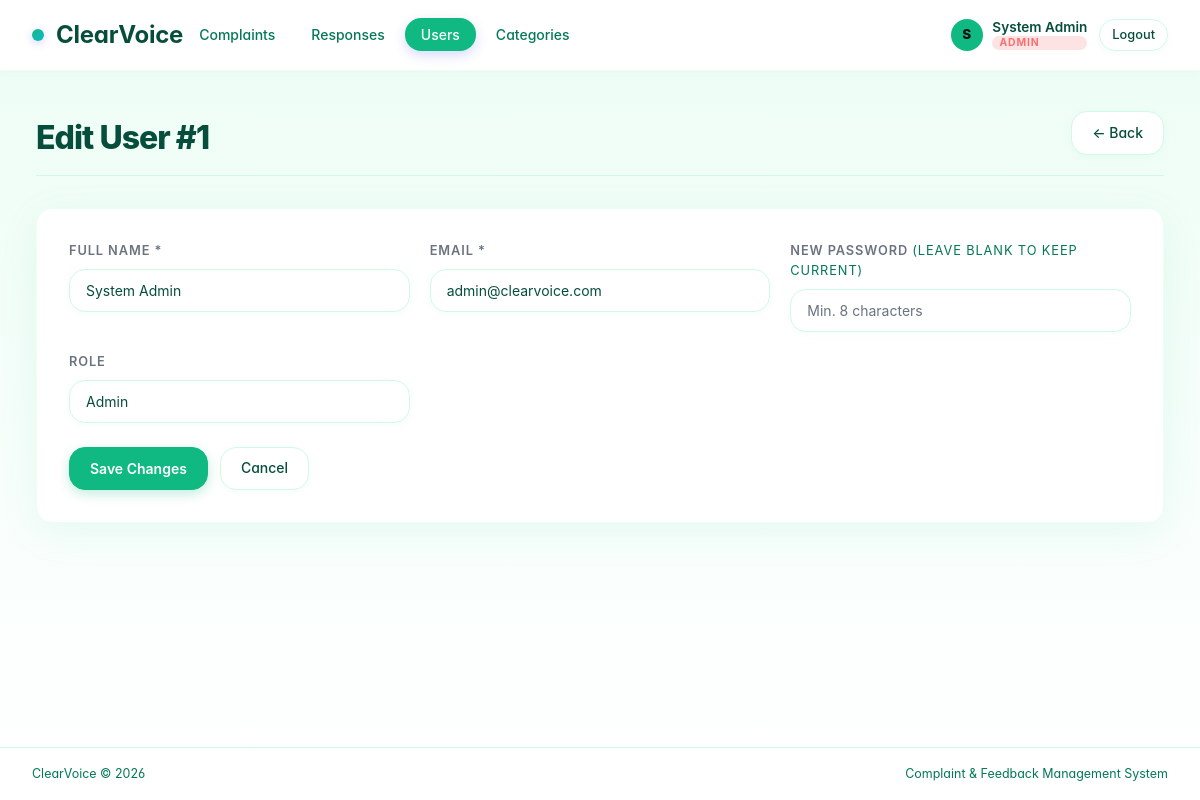
Page /pages/users/edit.php?id=1 (signed in) on the committed database.
### tables this page shows
CREATE TABLE IF NOT EXISTS users (
    id          INT UNSIGNED AUTO_INCREMENT PRIMARY KEY,
    name        VARCHAR(100)  NOT NULL,
    email       VARCHAR(150)  NOT NULL UNIQUE,
    password    VARCHAR(255)  NOT NULL,
    role        ENUM('admin','staff','public') NOT NULL DEFAULT 'public',
    created_at  DATETIME NOT NULL DEFAULT CURRENT_TIMESTAMP,
    updated_at  DATETIME NOT NULL DEFAULT CURRENT_TIMESTAMP ON UPDATE CURRENT_TIMESTAMP
);

### includes/helpers.php (called while the page is built, shortened)
<?php
function e(string $value): string
{
    return htmlspecialchars($value, ENT_QUOTES | ENT_SUBSTITUTE, 'UTF-8');
}

### pages/users/edit.php (the view, shortened to what this page needs)
<?php
require_once __DIR__ . '/../../includes/header.php';
$db = getDB();
$id = (int)($_GET['id'] ?? $_POST['id'] ?? 0);
$stmt = $db->prepare('SELECT * FROM users WHERE id = :id');
$stmt->execute([':id' => $id]);
$user = $stmt->fetch();
$old       = $user;
?>
<div class="page-header">
    <div><h1>Edit User #<?= $id ?></h1></div>
    <a href="index.php" class="btn btn-secondary">← Back</a>
</div>
<div class="card fade-in">
    <form method="post">
        <div class="form-grid">
            <div class="field">
                <label>Full Name *</label>
                <input type="text" name="name" value="<?= e($old['name']) ?>">
            </div>
            <div class="field">
                <label>Email *</label>
                <input type="email" name="email" value="<?= e($old['email']) ?>">
            </div>
            <div class="field">
                <label>New Password <span style="color:var(--text-muted);font-weight:400">(leave blank to keep current)</span></label>
                <input type="password" name="password" placeholder="Min. 8 characters">
            </div>
            <div class="field">
                <label>Role</label>
                <select name="role">
                    <option value="admin"  <?= $old['role'] === 'admin'  ? 'selected' : '' ?>>Admin</option>
                </select>
            </div>
        </div>
        <div class="form-actions">
            <button type="submit" class="btn btn-primary">Save Changes</button>
            <a href="index.php" class="btn btn-secondary">Cancel</a>
        </div>
    </form>
</div>
<?php require_once __DIR__ . '/../../includes/footer.php'; ?>

### assets/css/style.css (style rules this page uses)
:root { --bg: #ffffff; --bg-card: #ffffff; --bg-hover: #f0fdfa; --bg-gradient: linear-gradient(135deg, #10b981 0%, #14b8a6 50%, #06b6d4 100%); --border: #d1fae5; --border-light:#ecfdf5; --accent: #10b981; --accent-dim: #059669; --accent-light: #34d399; --text: #064e3b; --text-muted: #047857; --text-subtle: #6b7280; --danger: #dc2626; --success: #059669; --info: #0891b2; --warning: #d97706; --radius: 8px; --radius-lg: 16px; --radius-xl: 24px; --font-head: 'Inter', 'Syne', sans-serif; --font-body: 'Inter', 'DM Sans', sans-serif; --shadow: 0 10px 40px rgba(16,185,129,.08); --shadow-sm: 0 2px 8px rgba(16,185,129,.04); --shadow-lg: 0 20px 60px rgba(16,185,129,.12); }
*, *::before, *::after { box-sizing: border-box; margin: 0; padding: 0; }
html { scroll-behavior: smooth; }
body { background: linear-gradient(to bottom, #ecfdf5, #ffffff); color: var(--text); font-family: var(--font-body); font-size: 14px; line-height: 1.6; min-height: 100vh; display: flex; flex-direction: column; font-feature-settings: "cv02", "cv03", "cv04", "cv11"; }
a { color: var(--accent); text-decoration: none; }
.page-header { display: flex; align-items: flex-end; justify-content: space-between; margin-bottom: 2rem; padding-bottom: 1.25rem; border-bottom: 1px solid var(--border); gap: 1rem; flex-wrap: wrap; }
.page-header h1 { font-family: var(--font-head); font-size: 2rem; font-weight: 800; letter-spacing: -.03em; line-height: 1.1; color: var(--text); }
.card { background: var(--bg-card); border: 1px solid var(--border-light); border-radius: var(--radius-lg); padding: 2rem; box-shadow: var(--shadow); transition: transform .2s ease, box-shadow .2s ease; position: relative; overflow: hidden; }
.card::before { content: ''; position: absolute; top: 0; left: 0; right: 0; height: 3px; background: var(--bg-gradient); opacity: 0; transition: opacity .2s ease; }
.btn { display: inline-flex; align-items: center; gap: .5rem; padding: .6rem 1.25rem; border-radius: var(--radius-lg); font-family: var(--font-body); font-size: .875rem; font-weight: 500; cursor: pointer; border: 1px solid transparent; transition: all .2s cubic-bezier(0.4, 0, 0.2, 1); text-decoration: none !important; white-space: nowrap; position: relative; overflow: hidden; }
.btn::before { content: ''; position: absolute; top: 50%; left: 50%; width: 0; height: 0; border-radius: 50%; background: rgba(255,255,255,.2); transform: translate(-50%, -50%); transition: width .3s, height .3s; }
.btn-primary { background: var(--accent); color: white; border-color: var(--accent); font-weight: 600; box-shadow: 0 4px 12px rgba(16,185,129,.25); }
.btn-secondary { background: var(--bg-card); color: var(--text); border-color: var(--border); box-shadow: var(--shadow-sm); }
.form-grid { display: grid; grid-template-columns: repeat(auto-fit, minmax(280px, 1fr)); gap: 1.25rem; }
.field { display: flex; flex-direction: column; gap: .45rem; }
label { font-size: .8rem; font-weight: 600; color: var(--text-subtle); text-transform: uppercase; letter-spacing: .07em; }
input[type="text"], input[type="email"], input[type="color"], input[type="password"], select, textarea { background: var(--bg-card); border: 1px solid var(--border); border-radius: var(--radius-lg); color: var(--text); font-family: var(--font-body); font-size: .875rem; padding: .75rem 1rem; width: 100%; transition: all .2s cubic-bezier(0.4, 0, 0.2, 1); appearance: none; box-shadow: var(--shadow-sm); }
input::placeholder, textarea::placeholder { color: var(--text-subtle); }
.form-actions { display: flex; gap: .75rem; margin-top: 1.5rem; flex-wrap: wrap; }
.fade-in { animation: fadeIn .35s ease both; }

### rows in the picture
users: name "System Admin", email "admin@clearvoice.com", role "Admin"

### other values in the picture
substr($currentUser['name'], 0, 1) "S"
$currentUser['name'] "System Admin"
$currentUser['role'] "ADMIN"
$id "1"
